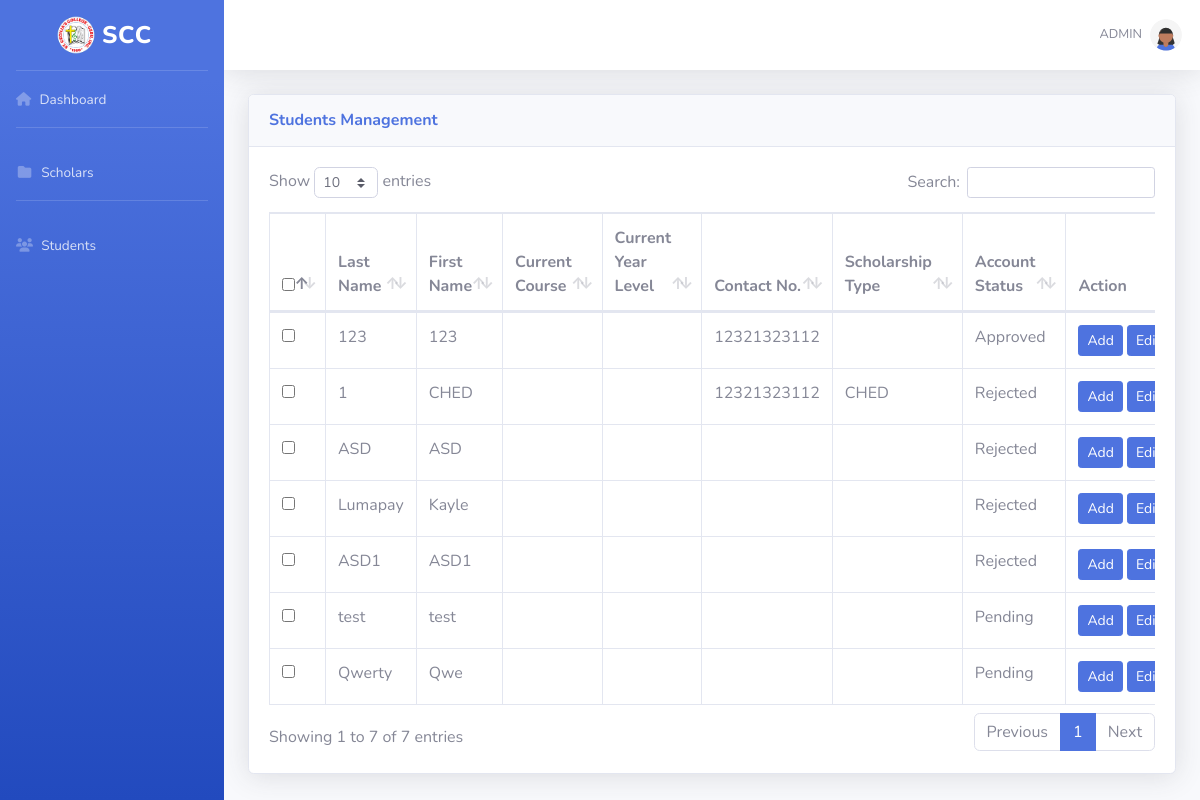
Page /students.php on the committed database.
### tables this page shows
CREATE TABLE `students` (
  `id` int(11) NOT NULL,
  `sid` varchar(30) NOT NULL,
  `sfname` varchar(50) NOT NULL,
  `smname` varchar(50) NOT NULL,
  `slname` varchar(50) NOT NULL,
  `sgender` varchar(10) NOT NULL,
  `sdbirth` varchar(10) NOT NULL,
  `s_pass` varchar(60) NOT NULL,
  `sfix` varchar(10) NOT NULL,
  `saddress` text NOT NULL,
  `scontact` varchar(15) NOT NULL,
  `sctship` varchar(50) NOT NULL,
  `scourse` varchar(50) NOT NULL,
  `syear` varchar(50) NOT NULL,
  `semail` varchar(50) NOT NULL,
  `simg` varchar(60) NOT NULL,
  `s_account_status` varchar(20) DEFAULT 'Pending',
  `s_scholarship_type` varchar(20) NOT NULL,
  `is_scholar` tinyint(1) DEFAULT 0
);

### students.php (the view, shortened to what this page needs)
<?php
include('includes/header.php');
include('includes/navbar.php');
include('includes/db.php');
$sql = "SELECT id, sfname, slname, scourse, syear, sfix, sdbirth, sgender, sctship, saddress, scontact, simg, s_account_status, s_scholarship_type  FROM students WHERE is_scholar = 0";
$result = $conn->query($sql);
?>
<div class="container-fluid">
    <div class="card shadow mb-4">
        <div class="card-header py-3 d-flex justify-content-between align-items-center">
            <h6 class="m-0 font-weight-bold text-primary">Students Management</h6>
        </div>
    <div class="card-body">
        <div class="table-responsive">
            <table class="table table-bordered" id="dataTable" width="100%" cellspacing="0">
                <thead>
                    <tr>
                        <th><input type="checkbox" name="select_all" id="select_all" /></th>
                        <th>Last Name</th>
                        <th>First Name</th>
                        <th>Current Course</th>
                        <th>Current Year Level</th>
                        <th>Contact No.</th>
                        <th>Scholarship Type</th>
                        <th>Account Status</th>
                        <th>Action</th>
                    </tr>
                </thead>
                <tbody>
                <?php
                if ($result->num_rows > 0) {
                    while($row = $result->fetch_assoc()) {
                        echo "<tr>";
                        echo "<td><input type='checkbox' name='select_row' class='select_row' value='" . $row['id'] . "' /></td>";
                        echo "<td>" . (!empty($row['slname']) ? htmlspecialchars($row['slname']) : "") . "</td>";
                        echo "<td>" . (!empty($row['sfname']) ? htmlspecialchars($row['sfname']) : "") . "</td>";
                        echo "<td>" . (!empty($row['scourse']) ? htmlspecialchars($row['scourse']) : "") . "</td>";
                        echo "<td>" . (!empty($row['syearlevel']) ? htmlspecialchars($row['syearlevel']) : "") . "</td>";
                        echo "<td>" . (!empty($row['scontact']) ? htmlspecialchars($row['scontact']) : "") . "</td>";
                        echo "<td>" . (!empty($row['s_scholarship_type']) ? htmlspecialchars($row['s_scholarship_type']) : "") . "</td>";
                        $status = !empty($row["s_account_status"]) ? htmlspecialchars($row["s_account_status"]) : 'Rejected';
                        echo "<td>" . $status . "</td>";
                        echo "<td>
                        <div class='d-flex'>
                            <button type='button' class='btn btn-primary btn-sm add_button mr-1' data-id='" . $row['id'] . "'>Add</button>
                            <button type='button' class='btn btn-success btn-sm edit_status_button mr-1' data-id='" . $row['id'] . "' data-status='" . $row['s_account_status'] . "'>Edit</button>
                            <button type='button' class='btn btn-danger btn-sm delete_button' data-id='" . $row['id'] . "'>Delete</button>
                        </div>
                    </td>";
                        echo "</tr>";
                    }
                } else {
                    echo "<tr><td colspan='11'>No data available</td></tr>";
                }
                ?>
                </tbody>
            </table>
        </div>
    </div>
</div>
</div>
<?php
include('includes/scripts.php');
?>

### rows in the picture
students: slname "123", sfname "123", scontact "12321323112", s_account_status "Approved"
students: slname "1", sfname "CHED", scontact "12321323112", s_scholarship_type "CHED", s_account_status "Rejected"
students: slname "ASD", sfname "ASD", s_account_status "Rejected"
students: slname "Lumapay", sfname "Kayle", s_account_status "Rejected"
students: slname "ASD1", sfname "ASD1", s_account_status "Rejected"
students: slname "test", sfname "test", s_account_status "Pending"
students: slname "Qwerty", sfname "Qwe", s_account_status "Pending"
